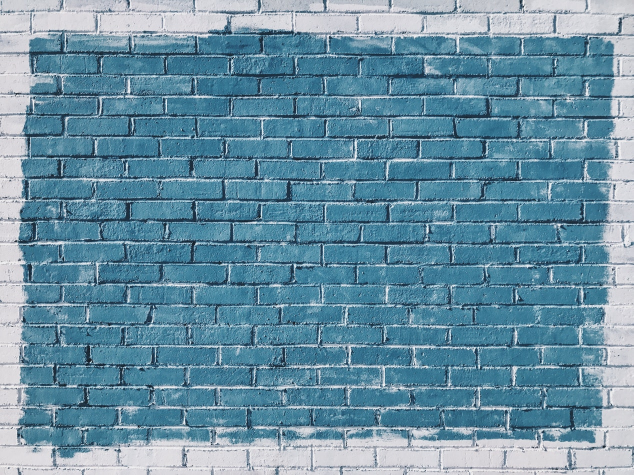
#> input picture 04-Image-Processing/data/bricks.jpg, 1267 x 950 px (shown at 1/2 size)
$ jupyter execute 04-Blurring-and-Smoothing.ipynb   (shell and % lines are left out)
#> lines starting #> are read from the running program, lines starting #| are printed output that depends on the picture
<a href="https://www.pieriandata.com"></a>

# Blurring and Smoothing

There are a lot of different effects and filters we can apply to images. We're just going to go through a few of them here. Most of them involve some sort of math based function being applied to all the pixels values.

-----
#### Info Link on Blurring Math:

http://people.csail.mit.edu/sparis/bf_course/

------

## Convenience Functions

Quick function for loading the puppy image.

[cell 1]
import cv2
import numpy as np
import matplotlib.pyplot as plt

[cell 2]
import warnings
warnings.filterwarnings('ignore')

[cell 3]
def load_img():
    """
    Load and convert image to 'BGR' TO 'RGB'. Return imgae.
    """
    img = cv2.imread('data/bricks.jpg').astype(np.float32) / 255
    img = cv2.cvtColor(img, cv2.COLOR_BGR2RGB)
    return img

[cell 4]
def display_img(img):
    """
    Display image.
    """
    plt.figure(figsize=(12,10))
    plt.imshow(img)

[cell 5]
img = load_img()
display_img(img)

-------

### Gamma Correction : Practical Effect of Increasing Brightness

`np.power(img, gamma)`  $\Rightarrow \displaystyle \boxed {\text{output pixel} = (\text{input pixel})^\gamma}$

[cell 6]
# Increasing brightness
gamma = 1/4 # 0.25
effected_img = np.power(img, gamma)
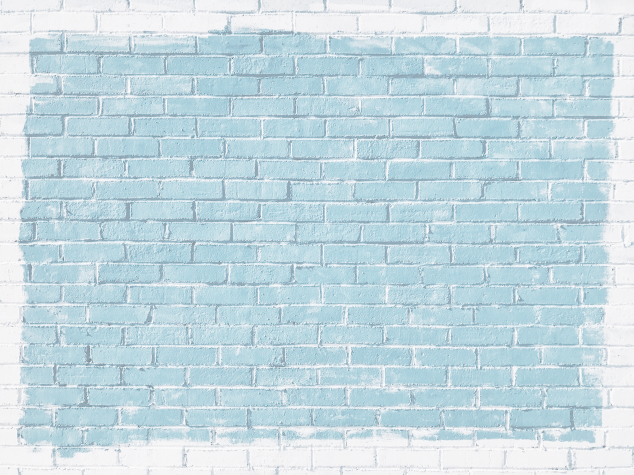
#> effected_img: shape (950, 1267, 3) float32 (shown at 1/2 size); mean R, G, B 0.773, 0.856, 0.889
display_img(effected_img)

[cell 7]
# Decreasing brightness
img = load_img()
gamma = 2
effected_img = np.power(img, gamma)
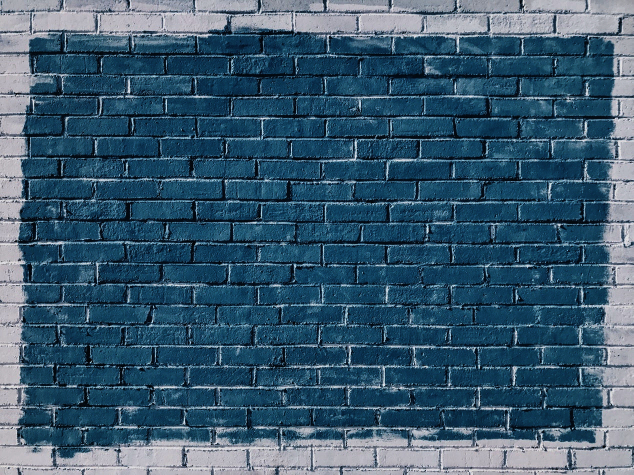
#> effected_img: shape (950, 1267, 3) float32 (shown at 1/2 size); mean R, G, B 0.229, 0.351, 0.436
display_img(effected_img)

### Low Pass Filter with a 2D Convolution

A fitlering operation known as 2D convolution can be used to create a low-pass filter. Make sure to view the video for an explanation of what's happening in the code below.

[cell 8]
img.dtype

[cell 9]
img = load_img()
# Convert normalized image (0–1) to uint8 (0–255)
img = (img * 255).clip(0, 255).astype(np.uint8) # .clip(0, 255) => limit the range
font = cv2.FONT_HERSHEY_COMPLEX

# Add text
cv2.putText(img = img,
            text = 'bricks',
            org = (10, 600),
            fontFace = font,
            fontScale = 10,
            color = (255,0,0),
            thickness = 1)

display_img(img)

### Create the Kernel

[cell 10]
kernel = np.ones(shape=(5,5), dtype=np.float32) / 25  # 1/25 = 0.04
kernel

The reason why divided by 25 is that 25 elements contain inside the kernel. This kernel is used for `blurred (smoothed)` image.

[cell 11]
dst = cv2.filter2D(src = img,          # input image
                   ddepth = -1,        # keep the same output depth (data type) as the input.
                   kernel = kernel)    # apply (5 x 5) averaging matrix
display_img(dst)

## Averaging

[cell 12]
img = load_img()
# Convert normalized image (0–1) to uint8 (0–255)
img = (img * 255).clip(0, 255).astype(np.uint8) # .clip(0, 255) => limit the range
font = cv2.FONT_HERSHEY_COMPLEX
# Add text
cv2.putText(img = img,
            text = 'bricks',
            org = (10, 600),
            fontFace = font,
            fontScale = 10,
            color = (255,0,0),
            thickness = 4)
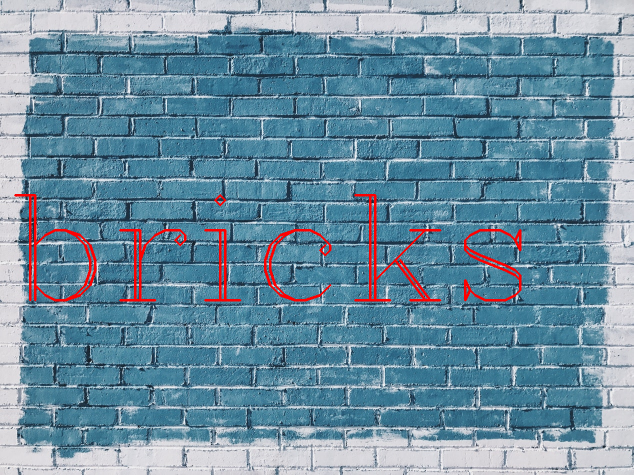
#> img: shape (950, 1267, 3) (shown at 1/2 size); mean R, G, B 107.8, 141.9, 161
display_img(img)

[cell 13]
blurred_img = cv2.blur(src=img, ksize=(5,5)) # same with "cv2.filter2D()"" function
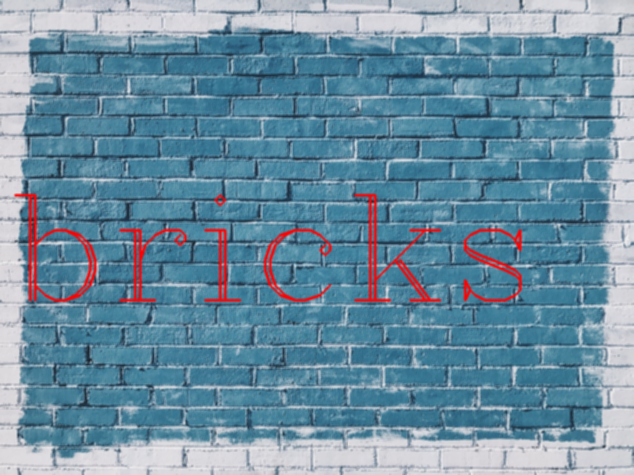
#> blurred_img: shape (950, 1267, 3) (shown at 1/2 size); mean R, G, B 107.8, 141.9, 161
display_img(blurred_img)

## Gaussian Blurring

[cell 14]
img = load_img()
# Convert normalized image (0–1) to uint8 (0–255)
img = (img * 255).clip(0, 255).astype(np.uint8) # .clip(0, 255) => limit the range
font = cv2.FONT_HERSHEY_COMPLEX
# Add text
cv2.putText(img = img,
            text = 'bricks',
            org = (10, 600),
            fontFace = font,
            fontScale = 10,
            color = (255,0,0),
            thickness = 4)
display_img(img)

[cell 15]
blurred_img = cv2.GaussianBlur(src = img,
                              ksize = (5,5),
                              sigmaX = 10)
display_img(blurred_img)

## Median Blurring

[cell 16]
img = load_img()
# Convert normalized image (0–1) to uint8 (0–255)
img = (img * 255).clip(0, 255).astype(np.uint8) # .clip(0, 255) => limit the range
font = cv2.FONT_HERSHEY_COMPLEX
# Add text
cv2.putText(img = img,
            text = 'bricks',
            org = (10, 600),
            fontFace = font,
            fontScale = 10,
            color = (255,0,0),
            thickness = 4)
display_img(img)

[cell 17]
median = cv2.medianBlur(src=img, ksize=5)
display_img(median)

`cv2.medianBlur()` is the best way for **edge detection**.

----------
### Adding Noise

Let's see a more useful case of Median Blurring by adding some random noise to an image.

[cell 18]
img = cv2.imread('data/sammy.jpg')
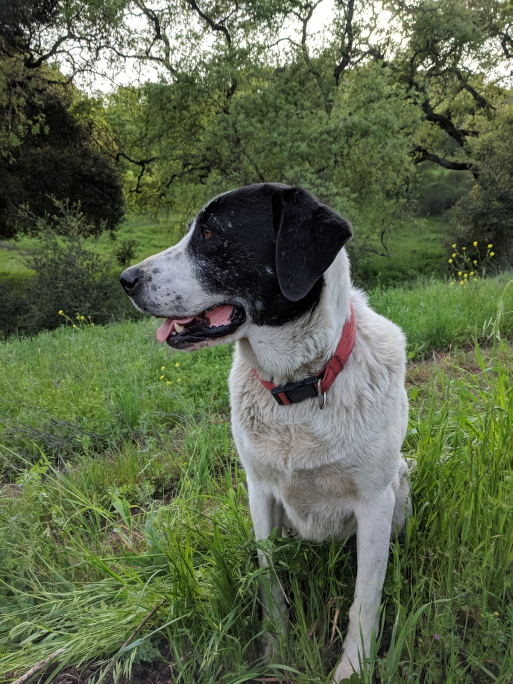
#> input picture 04-Image-Processing/data/sammy.jpg, 1025 x 1367 px (shown at 1/2 size)
#> img is the input picture: shape (1367, 1025, 3); mean B, G, R 74.2, 102.6, 91.2
img = cv2.cvtColor(img, cv2.COLOR_BGR2RGB)
display_img(img)

[cell 19]
img.max(), img.min(), img.mean(), img.shape
#> Out = (255, 0, 89.33, (1367, 1025, 3))

[cell 20]
noise_img = cv2.imread('data/sammy_noise.jpg')
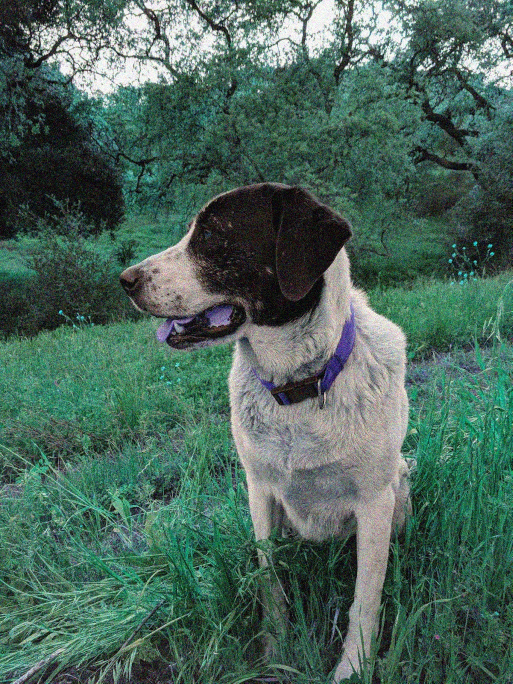
#> input picture 04-Image-Processing/data/sammy_noise.jpg, 1025 x 1367 px (shown at 1/2 size)
#> noise_img is the input picture: shape (1367, 1025, 3); mean B, G, R 91.1, 102.5, 74.8
# noise_img = cv2.cvtColor(noise_img, cv2.COLOR_BGR2RGB)
display_img(noise_img)

[cell 21]
median = cv2.medianBlur(noise_img, 5)
#> median: shape (1367, 1025, 3)
display_img(median)

--------

## Bilateral Filtering

[cell 22]
img = load_img()
# Convert normalized image (0–1) to uint8 (0–255)
img = (img * 255).clip(0, 255).astype(np.uint8) # .clip(0, 255) => limit the range
font = cv2.FONT_HERSHEY_COMPLEX
# Add text
cv2.putText(img = img,
            text = 'bricks',
            org = (10, 600),
            fontFace = font,
            fontScale = 10,
            color = (255,0,0),
            thickness = 4)
display_img(img)

[cell 23]
blur = cv2.bilateralFilter(src=img, d=9, sigmaColor=75, sigmaSpace=75)
display_img(blur)
